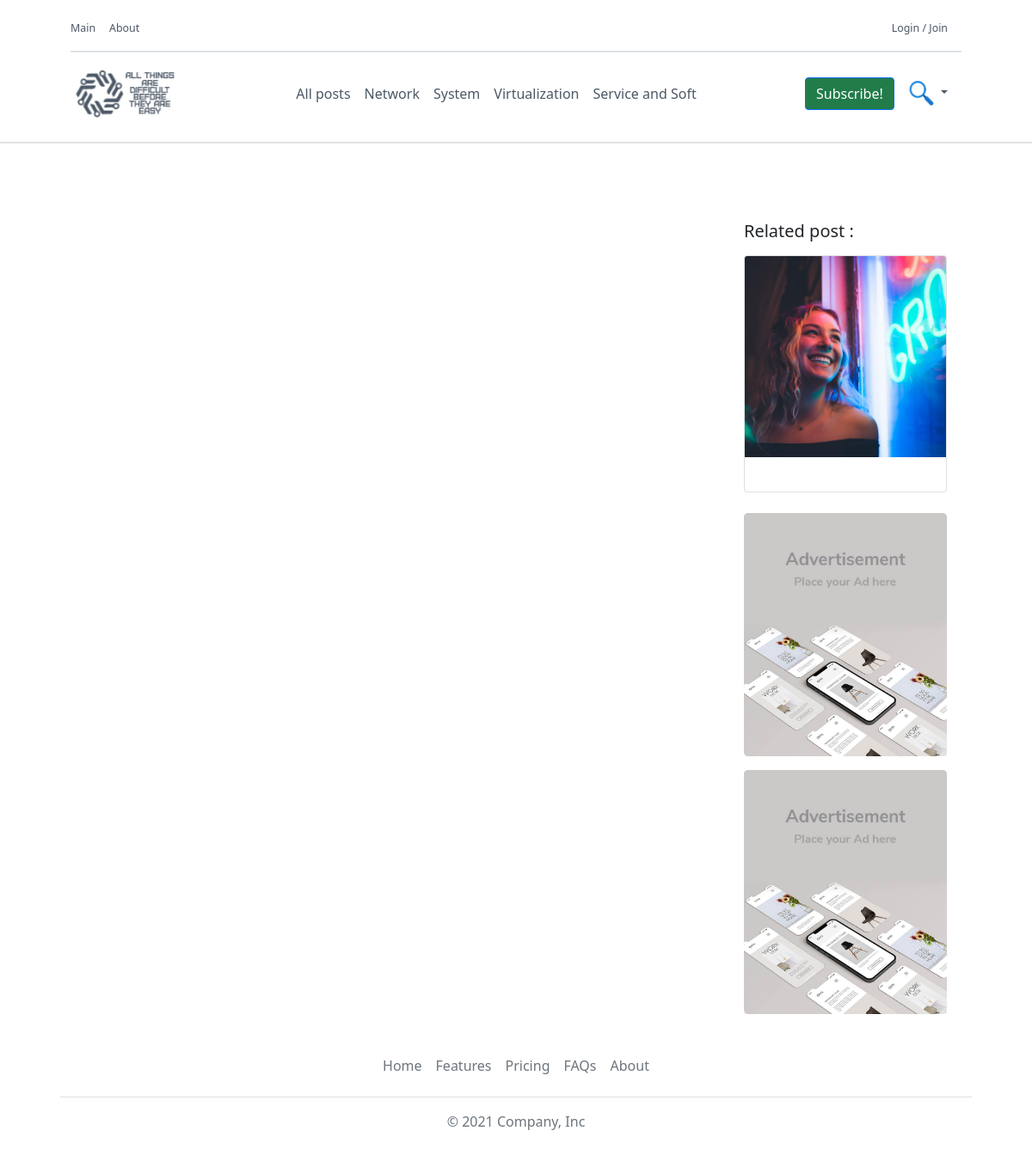
The page /Linux system/ on the database as committed earlier.
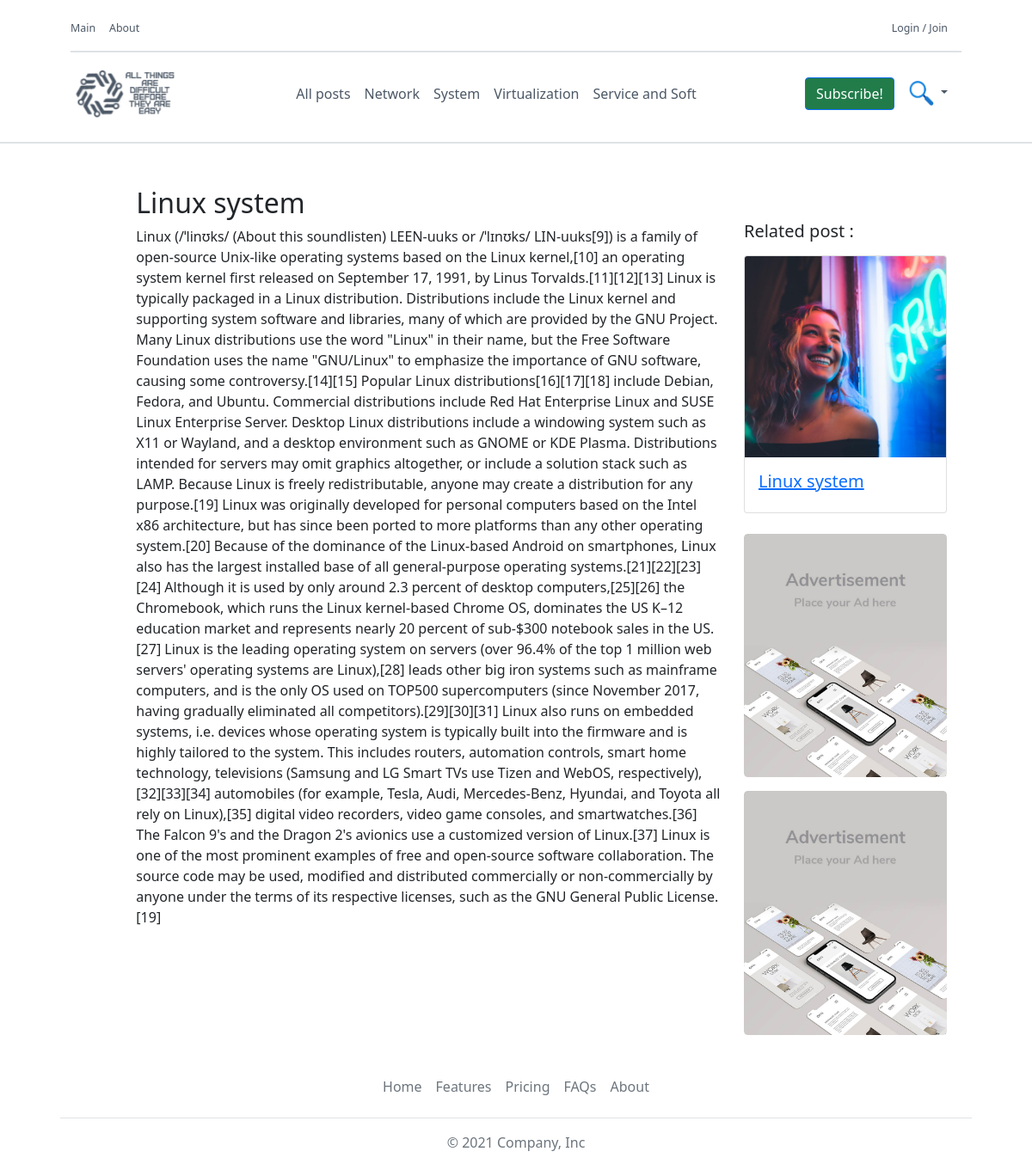
The same page on the database as committed later.
### core/models.py (models this page shows, shortened)
class Post(models.Model):
    title = models.CharField(max_length=100)
    category = models.ForeignKey("Categories", on_delete=models.CASCADE)
    content = models.TextField()
    author = models.ForeignKey(settings.AUTH_USER_MODEL,
                               on_delete=models.CASCADE,
                               related_name="profiles")
    post_image = models.ImageField(upload_to='post_images/%Y/%m/%d/')
    number_of_views = models.PositiveIntegerField(default=0)
    created_at = models.DateTimeField(auto_now_add=True, db_index=True)
    updated_at = models.DateTimeField(auto_now=True)
    is_published = models.BooleanField(default=False)
    likes = models.PositiveIntegerField(default=0)
    class Meta:
        verbose_name = "Post"
        verbose_name_plural = "Posts"

### core/views.py (the view)
# urls.py: path("<str:post_title>/", PostDetailView.as_view(), name="post_detail"),
class PostDetailView(TemplateView):
    template_name = "core_posts/single_post.html"
    def get_context_data(self, **kwargs):
        try:
            post = Post.objects.get(title=kwargs["post_title"])
            return {"post": post}
        except:
            pass

### templates/core_posts/single_post.html (shortened to what this page needs)
{% extends "base.html" %}
{% load static %}
  {% block content %}
  {% include "header.html" %}
<section>
   <div class="border-bottom border-2 opacity-1"></div>
<div class="container" style="padding-left: 40px;padding-right: 40px;">
      <div class="row" style="margin-top: 50px">
            <div class="row">
                <div class="col-md-1">
                    <div class="post-image-homepage" style="height: 273px">
                    </div>
                </div>
            <div class="col-md-8 post-box-title" style="height: 90%">
                <h2>{{ post.title }}</h2>
              {{ post.content }}
                <br>
            </div>
                <div class="col-lg-3" style="width: 260px; padding-top: 40px">
                    <h5 class="mb-3">Related post :</h5>
                    <div class="card" style="width: auto;">
                      <img src="../../media/back_1_uvOeFM3.jpg" class="card-img-top" alt="...">
                      <div class="card-body">
                        <a href="#"><h5 class="card-title">{{ post.title }}</h5></a>
                      </div>
                    </div>
                <div class="mt-4" style="position: static">
						<a href="#" class="d-block card-img-flash">
							<img src="../../media/adv.png" alt="" width="100%">
                            <img src="../../media/adv.png" alt="" width="100%">
						</a>
					</div>
                </div>
                </div>
    </div>
</div>
</section>
  {% endblock %}

Rows that differ between the two databases and show on the page:
added Post: title "Linux system", content "Linux (/ˈlinʊks/ (About this soundlisten) LEEN-uuks or /ˈlɪnʊks/ LIN-uuks[9]) is a family of open-source Unix-like operating systems based on the Linux kernel,[10] an operating system kernel first released on September 17, 1991, by Linus Torvalds.[11][12][13] Linux is typically packaged in a Linux distribution. Distributions include the Linux kernel and supporting system software and libraries, many of which are provided by the GNU Project. Many Linux distributions use the word \"Linux\" in their name, but the Free Software Foundation uses the name \"GNU/Linux\" to emphasize the importance of GNU software, causing some controversy.[14][15] Popular Linux distributions[16][17][18] include Debian,…"
